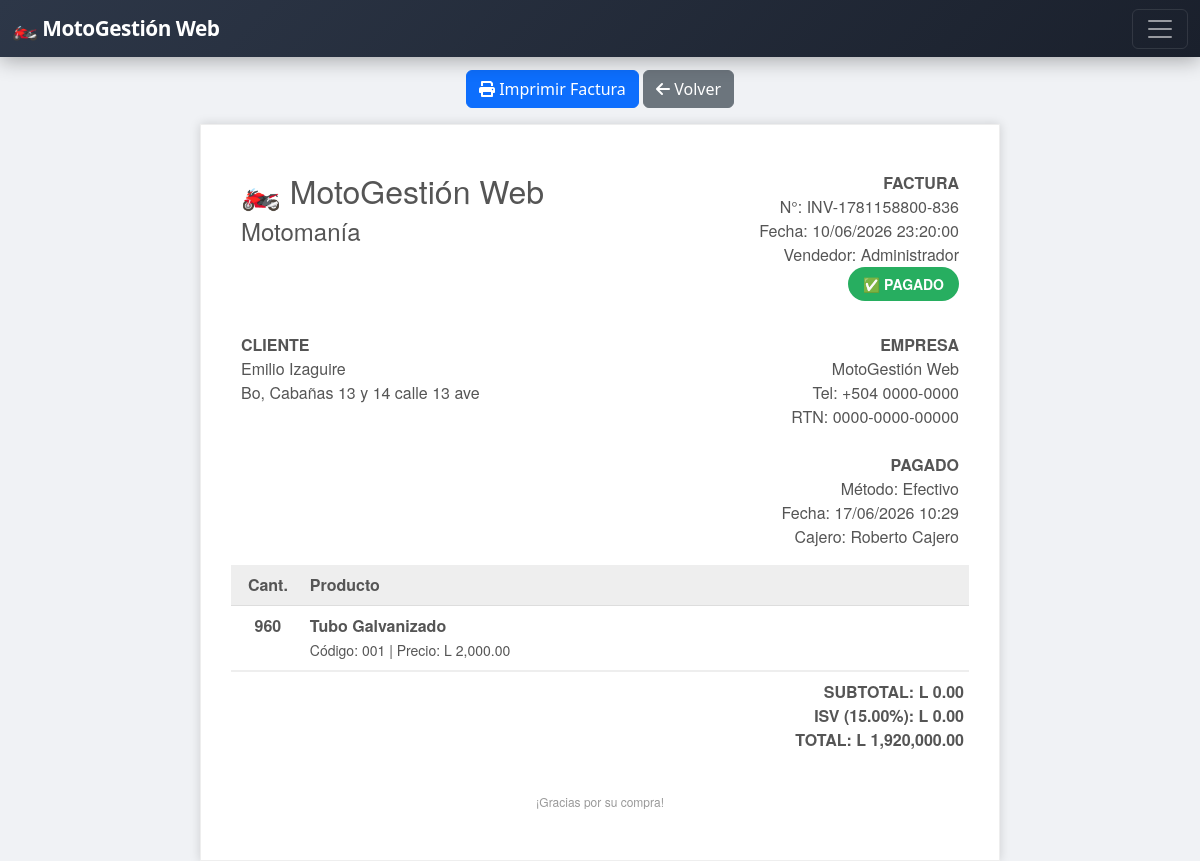
The app's page /invoice_detail.php?id=2 (signed in) with its own data.
### tables this page shows
CREATE TABLE `sales` (
  `id` int(11) NOT NULL,
  `invoice_number` varchar(50) NOT NULL,
  `client_id` int(11) DEFAULT NULL,
  `sale_date` datetime DEFAULT current_timestamp(),
  `total` decimal(10,2) NOT NULL,
  `subtotal` decimal(10,2) DEFAULT 0.00,
  `tax` decimal(10,2) DEFAULT 0.00,
  `tax_rate` decimal(5,2) DEFAULT 15.00,
  `total_cost` decimal(10,2) DEFAULT 0.00,
  `total_profit` decimal(10,2) DEFAULT 0.00,
  `user_id` int(11) NOT NULL,
  `status` enum('pendiente','pagado','cancelado') DEFAULT 'pendiente',
  `payment_method` varchar(50) DEFAULT NULL,
  `change_amount` decimal(10,2) DEFAULT 0.00,
  `payment_date` datetime DEFAULT NULL,
  `cashier_id` int(11) DEFAULT NULL,
  `cashier_name` varchar(100) DEFAULT NULL
);

CREATE TABLE `users` (
  `id` int(11) NOT NULL,
  `username` varchar(50) NOT NULL,
  `password` varchar(255) NOT NULL,
  `fullname` varchar(100) NOT NULL,
  `role` enum('admin','seller','superadmin','finance','inventory','cashier') DEFAULT 'seller',
  `created_at` timestamp NULL DEFAULT current_timestamp()
);

CREATE TABLE `clients` (
  `id` int(11) NOT NULL,
  `name` varchar(100) NOT NULL,
  `email` varchar(100) DEFAULT NULL,
  `phone` varchar(20) DEFAULT NULL,
  `address` text DEFAULT NULL,
  `created_at` timestamp NULL DEFAULT current_timestamp()
);

CREATE TABLE `sale_details` (
  `id` int(11) NOT NULL,
  `sale_id` int(11) NOT NULL,
  `product_id` int(11) NOT NULL,
  `quantity` int(11) NOT NULL,
  `unit_price` decimal(10,2) NOT NULL,
  `unit_cost` decimal(10,2) DEFAULT 0.00,
  `subtotal` decimal(10,2) NOT NULL,
  `subtotal_cost` decimal(10,2) DEFAULT 0.00
);

CREATE TABLE `products` (
  `id` int(11) NOT NULL,
  `code` varchar(50) NOT NULL,
  `name` varchar(200) NOT NULL,
  `image` varchar(255) DEFAULT NULL,
  `description` text DEFAULT NULL,
  `price` decimal(10,2) NOT NULL,
  `cost` decimal(10,2) NOT NULL DEFAULT 0.00,
  `stock` int(11) NOT NULL DEFAULT 0,
  `min_stock` int(11) DEFAULT 5,
  `supplier_id` int(11) DEFAULT NULL,
  `created_at` timestamp NULL DEFAULT current_timestamp()
);

### invoice_detail.php (the view, shortened to what this page needs)
<?php
require_once '../../config/database.php';
$id = $_GET['id'] ?? 0;
$sale = $pdo->prepare("
    SELECT s.*, c.name as client_name, c.address, c.phone, c.email,
           u.fullname as user_name, u2.fullname as cashier_name
    FROM sales s
    LEFT JOIN clients c ON s.client_id = c.id
    LEFT JOIN users u ON s.user_id = u.id
    LEFT JOIN users u2 ON s.cashier_id = u2.id
    WHERE s.id = ?
");
$sale->execute([$id]);
$sale = $sale->fetch();
$details = $pdo->prepare("
    SELECT
        sd.quantity,
        sd.unit_price,
        sd.subtotal,
        p.name as product_name,
        p.code as product_code
    FROM sale_details sd
    INNER JOIN products p ON sd.product_id = p.id
    WHERE sd.sale_id = ?
    ORDER BY sd.id ASC
");
$details->execute([$id]);
$details = $details->fetchAll();
$status = $sale['status'] ?? 'pendiente';
$subtotal = $sale['subtotal'] ?? $sale['total'];
$tax = $sale['tax'] ?? 0;
$tax_rate = $sale['tax_rate'] ?? 15;
$total = $sale['total'];
include '../../includes/header.php';
?>
<div class="container mt-4">
    <div class="text-center mb-3 no-print">
        <button onclick="window.print()" class="btn btn-primary">
            <i class="fas fa-print"></i> Imprimir Factura
        </button>
        <a href="invoices.php" class="btn btn-secondary">
            <i class="fas fa-arrow-left"></i> Volver
        </a>
    </div>
    <div class="invoice-box">
        <table cellpadding="0" cellspacing="0" width="100%">
            <tr class="top">
                <td colspan="2">
                    <table width="100%">
                        <tr>
                            <td class="title">
                                <h2>🏍️ MotoGestión Web</h2>
                                <h4>Motomanía</h4>
                            </td>
                            <td class="text-right">
                                <strong>FACTURA</strong><br>
                                N°: <?= htmlspecialchars($sale['invoice_number']) ?><br>
                                Fecha: <?= date('d/m/Y H:i:s', strtotime($sale['sale_date'])) ?><br>
                                Vendedor: <?= htmlspecialchars($sale['user_name']) ?><br>
                                <span class="status-badge status-<?= $status ?>">
                                    <?= $status == 'pendiente' ? '⏳ PENDIENTE' : ($status == 'pagado' ? '✅ PAGADO' : '❌ CANCELADO') ?>
                                </span>
                            </td>
                        </tr>
                    </table>
                </td>
            </tr>
            <tr class="information">
                <td colspan="2">
                    <table width="100%">
                        <tr>
                            <td>
                                <strong>CLIENTE</strong><br>
                                <?php if ($sale['client_id']): ?>
                                    <?= htmlspecialchars($sale['client_name']) ?><br>
                                    <?= htmlspecialchars($sale['address'] ?? '') ?>
                                <?php else: ?>
                                    <strong>Cliente Genérico</strong><br>
                                    Venta sin identificación
                                <?php endif; ?>
                            </td>
                            <td class="text-right">
                                <strong>EMPRESA</strong><br>
                                MotoGestión Web<br>
                                Tel: +504 0000-0000<br>
                                RTN: 0000-0000-00000
                                <?php if ($status == 'pagado'): ?>
                                    <br><br>
                                    <strong>PAGADO</strong><br>
                                    Método: <?= $sale['payment_method'] ?? 'N/A' ?><br>
                                    Fecha: <?= $sale['payment_date'] ? date('d/m/Y H:i', strtotime($sale['payment_date'])) : 'N/A' ?><br>
                                    Cajero: <?= $sale['cashier_name'] ?? 'N/A' ?>
                                <?php endif; ?>
                            </td>
                        </tr>
                    </table>
                </td>
            </tr>
            <tr class="heading">
                <td style="width: 10%; text-align: center;">Cant.</td>
                <td style="width: 90%;">Producto</td>
            </tr>
            <?php foreach ($details as $d): ?>
                <tr class="item">
                    <td class="text-center"><strong><?= $d['quantity'] ?></strong></td>
                    <td>
                        <strong><?= htmlspecialchars($d['product_name']) ?></strong><br>
                        <small>Código: <?= htmlspecialchars($d['product_code']) ?> | Precio: L <?= number_format($d['unit_price'], 2) ?></small>
                    </td>
                </tr>
            <?php endforeach; ?>
            <tr class="total">
                <td colspan="2" class="text-right">
                    <strong>SUBTOTAL: L <?= number_format($subtotal, 2) ?></strong><br>
                    <strong>ISV (<?= $tax_rate ?>%): L <?= number_format($tax, 2) ?></strong><br>
                    <strong>TOTAL: L <?= number_format($total, 2) ?></strong>
                </td>
            </tr>
        </table>
        <div style="text-align: center; margin-top: 30px; font-size: 12px; color: #999;">
            <p>¡Gracias por su compra!</p>
        </div>
    </div>
</div>
<?php include '../../includes/footer.php'; ?>

### style.css (style rules this page uses)
:root { --primary: #667eea; --primary-dark: #5a67d8; --primary-gradient: linear-gradient(135deg, #667eea 0%, #764ba2 100%); --primary-light: #7c8cf5; --secondary: #764ba2; --success: #48bb78; --warning: #ed8936; --danger: #fc8181; --info: #63b3ed; --dark: #2d3748; --light: #f7fafc; --shadow: 0 10px 40px rgba(102, 126, 234, 0.15); --shadow-hover: 0 20px 60px rgba(102, 126, 234, 0.25); --radius: 20px; --radius-sm: 12px; }
body { background: #f0f2f5; font-family: 'Segoe UI', system-ui, -apple-system, sans-serif; color: #2d3748; }

### header.php (style rules this page uses)
.fas, .far, .fab { font-family: "Font Awesome 6 Free"; }
.fas { font-weight: 900; }

### invoice_detail.php (style rules this page uses)
.invoice-box { max-width: 800px; margin: auto; padding: 30px; border: 1px solid #eee; box-shadow: 0 0 10px rgba(0, 0, 0, 0.15); font-size: 16px; line-height: 24px; font-family: 'Helvetica Neue', 'Helvetica', Arial, sans-serif; color: #555; background: white; }
.invoice-box table { width: 100%; line-height: inherit; text-align: left; border-collapse: collapse; }
.invoice-box table td { padding: 8px 5px; vertical-align: top; }
.invoice-box table tr.heading td { background: #eee; border-bottom: 1px solid #ddd; font-weight: bold; }
.invoice-box table tr.item td { border-bottom: 1px solid #eee; }
.invoice-box table tr.total td { border-top: 2px solid #eee; font-weight: bold; }
.text-right { text-align: right; }
.text-center { text-align: center; }
.status-badge { padding: 5px 15px; border-radius: 20px; font-size: 14px; font-weight: bold; display: inline-block; }
.status-pagado { background: #27ae60; color: white; }

### records on screen
sales: invoice_number "INV-1781158800-836", sale_date "10/06/2026 23:20:00", user.fullname "Administrador", client.name "Emilio Izaguire", client.address "Bo, Cabañas 13 y 14 calle 13 ave", payment_method "Efectivo", payment_date "17/06/2026 10:29", users.fullname "Roberto Cajero", subtotal "0.00", tax_rate "15.00", tax "0.00", total "1,920,000.00"
sale_details: quantity "960", product.name "Tubo Galvanizado", product.code "001", unit_price "2,000.00"
